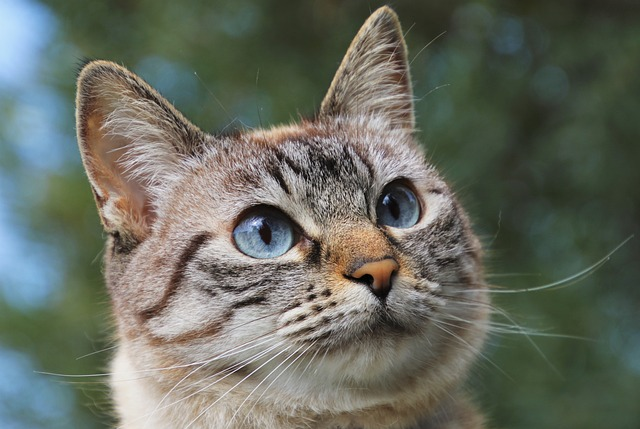
#> input picture test/cat_raw.bmp, 640 x 429 px, found by its file name; its folder holds only this picture in this run
$ python main.py
#> lines starting #> are read from the running program, lines starting #| are printed output that depends on the picture
### mini_jpeg/utils.py
import numpy as np

# Quantization matrix
Q = np.array([[16,11,10,16,24,40,51,61],
              [12,12,14,19,26,58,60,55],
              [14,13,16,24,40,57,69,56],
              [14,17,22,29,51,87,80,62],
              [18,22,37,56,68,109,103,77],
              [24,35,55,64,81,104,113,92],
              [49,64,78,87,103,121,120,101],
              [72,92,95,98,112,100,103,99],
              ])

# Matrix of zig-zag inidices for frequency blocks.
indices = np.arange(64).reshape(8,8)
order = [[] for i in range(8+8-1)]

for i in range(8):
   for j in range(8):
      s = i+j
      if s % 2 == 0:
         order[s].insert(0,indices[i,j])
      else:
         order[s].append(indices[i,j])
zigzag_order = np.concatenate(order)

quantize_block = lambda X: np.round(X/Q)

def revert_zigzag(X):
  block = np.zeros((8,8))
  for i,index in enumerate(zigzag_order):
    row, col = divmod(index, 8)
    block[row,col] = X[i]
  return block

def decode_AC_block(compressed, huffman_data):
  sorted_symbols, lens_arr = huffman_data
  code = 0
  codes = [0]
  codes_len = []
  for i,amount in enumerate(lens_arr):
    for _ in range(amount):
      codes_len.append(i+1)

  for i in range(1,len(codes_len)):
    code = (code+1) << (codes_len[i] - codes_len[i-1])
    codes.append(code)

  huffman_table = {code:symbol for symbol,code in zip(sorted_symbols,codes)}
  decoded_block = []
  for encoded_symbol,freq in compressed:
    symbol = huffman_table[encoded_symbol]
    for _ in range(symbol[0]):
      decoded_block.append(0)
    decoded_block.append(freq)
  for i in range(63-len(decoded_block)):
    decoded_block.append(0)
  return decoded_block


def zigzag(block : np.ndarray):
  return np.array([block[index] for index in zigzag_order]).astype(np.int16)

def run_length_encoding(block : np.ndarray):
  zero_freqs = 0
  SYMBOL = (15,0)
  #EOB = (0,0)
  codes = []
  indices = []
  for i,freq in enumerate(block.flatten()[1:]):
    if freq != 0:
      run_length = zero_freqs
      size = min(15, int(np.ceil(np.log2(np.abs(freq)+1))))
      codes.append((run_length,size))
      zero_freqs = 0
      indices.append(i+1)
    elif zero_freqs == 16:
      codes.append(SYMBOL)
      indices.append(i+1)
      zero_freqs = 0
    else:
      zero_freqs+=1

  # Make sure to remove redundant SYMBOLs.
  #codes.append(EOB)
  return codes, indices

# [11 lines left out: function pad_and_block, not called in this run]

def crop_and_block(img : np.ndarray):
  """ Function splits our image into chunks of 8x8 sub-matrices.
      If image's size isn't integer multiples of 8 we crop it.
  """
  M,N = img.shape
  M1, N1 = M - (M%8), N - (N%8)
  A = img[:M1, :N1]
  blocks = A.reshape(-1,8,8)
  return blocks, (M1,N1)

# [12 lines left out: functions convert_to_binary, format_table, not called in this run]

### mini_jpeg/huffman_encoding.py
from .data_structures import PriorityQueue, Node
from collections import Counter

class HuffmanEncoder:
  def __init__(self, data):
    nodes = [Node(data=x) for x in data]
    queue = PriorityQueue(nodes)
    self.root = self.generate_tree(queue)
    self.codes = self.depth_first_traverse()

  def generate_tree(self,queue):
    i = 0
    while len(queue) > 1:
      x_priority, x = queue.pull()
      y_priority, y = queue.pull()
      #print(x_priority,y_priority)

      # NOTE: I give the node a placeholder data string
      # so the Python can distinguish nodes. Otherwise
      # it overwrites the nodes in insertion due to same
      # hash of None.
      z = Node(data=f'{i}',left=x,right=y)
      x.set_parent(z)
      y.set_parent(z)
      queue.insert(z,x_priority + y_priority)
      i+=1

    root = queue.pull()[1]
    return root

  def depth_first_traverse(self):
    node = self.root
    codes = {}
    path = ''
    flag = True
    if isinstance(node.data, tuple):
      return {node.data:'0'}

    while flag:
      node.set_visited()
      left = node.get_left()
      right = node.get_right()


      if node.is_leaf():
        codes[node.get_data()] = path
        path = path[:-1] # Retreat
        node = node.get_parent()
      elif not right.is_visited():
        path += '1'
        node = node.get_right()
      elif not left.is_visited():
        path += '0'
        node = node.get_left()
      elif not node.is_root():
        path = path[:-1]
        node = node.get_parent()
      else:
        flag = False
    return codes

  # [10 lines left out: function decode, not called in this run]

  def get_codes(self):
    return self.codes

  def get_canonical_codes(self):
    table = self.codes
    sorted_symbols = sorted(table,key = lambda k: len(table[k]))
    sorted_lens = [len(code) for _,code in table.items()]
    bucket = Counter(sorted_lens)
    lens_arr = [
      bucket[i] if i in bucket else 0 for i in range(1,max(sorted_lens)+1)
    ]
    return [sorted_symbols,lens_arr]

### mini_jpeg/codec.py
import numpy as np
import matplotlib.pyplot as plt

import struct
from PIL import Image

from .utils import decode_AC_block, revert_zigzag,Q
from .cosine_transform import vectorized_inverse_DCT
FLAGS = {
    'SOI': 65496, # Start Of Image
    'SOB': 65475, # Start Of Block
    'SOLA': 65339, # Start Of Length Array,
    'SOAC': 65477, # Start Of AC
    'SODC': 65481 # Start Of DC
}

def encode_JPEG_format(filename, encoded_DC, encoded_AC, huffman_tables, img_shape):
    with open(filename, 'wb') as file:
        # Write SOI marker
        file.write(b'\xFF\xD8')
        shape_bytes = struct.pack('>HH', *img_shape)
        file.write(shape_bytes)
        # Huffman tables segment
        file.write(b'\xFF\xC4')
        file.write(len(huffman_tables).to_bytes(2, 'big'))
        #print("Written table:", huffman_tables[-1])
        #print("Written:", encoded_AC[0])
        for data in huffman_tables:
            table,len_arr = data[0],data[1]

            file.write(b'\xFF\xC3')
            for symbol in table:
                key_bytes = struct.pack('>BB',*symbol)
                file.write(key_bytes)

            file.write(b"\xFF\x3B")
            for x in len_arr:
                file.write(x.to_bytes(1,'big'))


        # AC frequencies segment
        file.write(b'\xFF\xC5')
        #print(encoded_AC[0])
        for i,block in enumerate(encoded_AC):
            start_of_block = b'\xFF\xC3'
            file.write(start_of_block)
            # [4 lines of commented-out code are left out]
            for code,freq in block:
                code,freq = int(code),int(freq)
                code_bytes = code.to_bytes(1,
                                         byteorder='big')
                freq_bytes = freq.to_bytes(2,
                                           byteorder='big',
                                           signed=True)

                file.write(code_bytes)
                file.write(freq_bytes)

        # DC frequencies segment
        file.write(b'\xFF\xC9')
        for diff in encoded_DC:
            packed_diff = struct.pack('>b',diff)
            file.write(packed_diff)

        # Write EOI marker
        file.write(b'\xFF\xD9')


def decode_JPEG_format(filename):
    with open(filename,'rb') as file:
        raw_binary = file.read()

    m,n = struct.unpack_from('>HH', raw_binary, offset=2)
    blocks_num = struct.unpack_from('>H',raw_binary, offset=8)[0]
    bytes_read, current, tables_num = 12,0,0
    huffman_tables = []
    while tables_num < blocks_num:
        table, len_arr = [],[]
        # Reading the ordered RLE encoding indices.
        while current != 65339:
            num_zeros, size = struct.unpack_from('>BB',
                                        raw_binary,
                                        offset=bytes_read)
            RLE = (num_zeros, size)
            table.append(RLE)
            bytes_read += 2
            current = struct.unpack_from('>H',
                                         raw_binary,
                                         offset=bytes_read)[0]
        bytes_read+=2
        current = struct.unpack_from('>H',
                                     raw_binary,
                                     offset=bytes_read)[0]
        # Length array contains in the n position amount of
        # codes of n-bits.
        while current not in FLAGS.values():
            bucket = struct.unpack_from('>B',
                                        raw_binary,
                                        offset=bytes_read)[0]
            len_arr.append(bucket)

            bytes_read+=1
            current = struct.unpack_from('>H',
                                     raw_binary,
                                     offset=bytes_read)[0]
        huffman_tables.append(
            [table,len_arr]
        )
        tables_num+=1
        bytes_read+=2
        current = struct.unpack_from('>H',
                                     raw_binary,
                                     offset=bytes_read)[0]

    bytes_read+=2
    current = struct.unpack_from('>H',
                                 raw_binary,
                                 offset=bytes_read)[0]
    decoded_AC = []
    for i in range(blocks_num):
        compressed_block = []
        while current not in FLAGS.values():
            encoded_symbol,freq = struct.unpack_from('>Bh',
                                          raw_binary,
                                          offset=bytes_read)
            compressed_block.append([encoded_symbol,freq])

            bytes_read+=3
            current = struct.unpack_from('>H',
                                         raw_binary,
                                         offset=bytes_read)[0]
        decoded_block = decode_AC_block(compressed_block,
                                        huffman_tables[i])
        bytes_read+=2
        current = struct.unpack_from('>H',
                                     raw_binary,
                                     offset=bytes_read)[0]
        decoded_AC.append(decoded_block)

    current = struct.unpack_from('>H',
                                 raw_binary,
                                 offset=bytes_read-2)[0]
    encoded_DC = []
    for _ in range(blocks_num):
        freq = struct.unpack_from('b',
                                  raw_binary,
                                  offset=bytes_read)[0]
        encoded_DC.append(freq)
        bytes_read+=1
    decoded_DC = np.array(encoded_DC).cumsum()

    blocks = []
    DCT_blocks = []
    for i,block in enumerate(decoded_AC):
        flattened_block = [decoded_DC[i]] + block
        block = revert_zigzag(flattened_block)
        block = block*Q
        DCT_blocks.append(block)
        block = vectorized_inverse_DCT(block).astype(np.int8)
        blocks.append(block)

    block_var = np.var(blocks,axis=(1,2))
    rimg = np.array(blocks).reshape((m,n))
    rimg = rimg + 128

    original_name = filename.split('compressed')[0][:-1] + '.bmp'
    obj = Image.open(original_name).convert('L')
    oimg = np.array(obj)
    oimg = oimg[:m,:n] # We cropped before compression

    mse = np.mean((oimg - rimg)**2)
    max_I = oimg.max()
    psnr = 20 * np.log10(max_I) - 10 * np.log10(mse)


    # Paper of interest:
    # https://www.cse.iitb.ac.in/~ajitvr/CS754_Spring2017/dct_laplacian.pdf

    fig, axes = plt.subplots(nrows=2, ncols=2)
    fig.subplots_adjust(top=0.8)

    axes[0,0].imshow(oimg,cmap=plt.get_cmap('gray'))
    axes[0,0].set_title("Original image")
    axes[0,1].imshow(rimg,cmap=plt.get_cmap('gray'))
    axes[0,1].set_title("Compressed image")
    axes[1,0].hist(decoded_DC,bins=200)
    axes[1,0].set_title("Histogram of DC frequency")
    axes[1,1].hist(block_var, bins=200)
    axes[1,1].set_title("Histogram of blocks variance")
    fig.tight_layout()
    fig.suptitle(f"PSNR: {psnr}",y=1)
    plt.show()

### mini_jpeg/data_structures.py
from collections import Counter

class PriorityQueue:
    # NOTE: Our queue will always work on fixed size arrays
    # of at most 64 elements coming from 8x8 block matrices.
    # Hence running time isn't bottlenecked by queue and we
    # implement it in array and not by heap for log complexity.
    def __init__(self, data):
      self.queue = dict(Counter(data))

    def insert(self, node, frequency):
      self.queue[node] = frequency
      #print(self.queue)

    def pull(self):
      key = min(self.queue,key=self.queue.get)
      value = self.queue[key]
      del self.queue[key]
      return (value,key)

    def __len__(self):
      return len(self.queue)

class Node:
  def __init__(self, data, parent=None, left=None, right=None, visited=False):
    self.data = data
    self.parent = parent
    self.left = left
    self.right = right
    self.visited = visited

  def is_root(self):
    return self.parent == None

  def is_leaf(self):
    return (self.left == None) and (self.right == None)

  def set_visited(self):
    self.visited = True

  def is_visited(self):
    return self.visited

  def get_data(self):
    return self.data

  def set_parent(self, node):
    self.parent = node

  def set_left(self, node):
    self.left = node

  def set_right(self, node):
    self.right = node

  def get_left(self):
    return self.left

  def get_right(self):
    return self.right

  def get_parent(self):
    return self.parent

  def __hash__(self):
    return hash(self.data)

  def __eq__(self, x):
    if isinstance(x, Node):
      return self.data == x.data
    return False

  def __repr__(self):
    return f"Node(data={self.data!r})"

### mini_jpeg/cosine_transform.py
import numpy as np
from scipy.fftpack import dct,idct


# Creates the DCT basis matrices.
# O(1) memory consumption.
# G is a 3-D tensor that contains all the 2-D basis matrices for a given 8x8 block.
# The i entry in G corresponds to the transformation for the (i//8,i%8) frequency.
DCT = lambda u,v: np.array([
    [np.cos((2*x+1)*u*np.pi * 1/16)*np.cos((2*y+1)*v*np.pi * 1/16) for x in range(8)]
    for y in range(8)]
)
G = np.array([DCT(k//8,k%8) for k in range(64)])
ALPHA = lambda u: 1/np.sqrt(2) if u == 0 else 1
MASKS= np.array([ALPHA(i//8)*ALPHA(i%8) for i in range(64)])

def vectorized_2D_DCT(X):
  block = np.einsum('ijk,jk->i',G,X)
  block = 0.25 * (block * MASKS)
  return block.reshape(8,8).T


inverse_DCT =  lambda x,y: np.array([
    [ALPHA(u)*ALPHA(v)* np.cos((2*x+1)*u*np.pi * 1/16) *np.cos((2*y+1)*v*np.pi * 1/16) for u in range(8)]
                          for v in range(8)]
)
G_inverse = np.array([inverse_DCT(k//8,k%8) for k in range(64)])

def vectorized_inverse_DCT(X):
  block = np.einsum('ijk,jk->i',G_inverse,X)
  block = 0.25 * block
  return block.reshape(8,8).T

### main.py
import numpy as np
from tqdm import tqdm


from PIL import Image
from concurrent.futures import ThreadPoolExecutor, as_completed
import os
import traceback

from mini_jpeg.huffman_encoding import *
from mini_jpeg.cosine_transform import *
from mini_jpeg.utils import *
from mini_jpeg.codec import *


NUM_THREADS = os.cpu_count()

def compress_block(block : np.ndarray):
  """
    Compression pipeline for a 8x8 block matrix.
    Pipeline:
    2D Discrete Cosine Transform ---> Quantization ---> Zigzag
    ---> RLE Encoding ---> Canonical Huffman Algorithm

    Returns:
        - DC_frequency: the leftmost frequency in the 8x8 DCT matrix. It's needed for different encoding.
        - compressed_block: the 8x8 matrix returned in compressed format after quantization and huffman encoding
        - huffman_table: the huffman table used to encode the top byte in the binary representation. It's needed to be saved for later decoding.
  """
  block = vectorized_2D_DCT(block)
  block = quantize_block(block).astype(np.int8)
  block = zigzag(block.flatten())
  DC_frequency = block[0]

  RLE_block, indices = run_length_encoding(block)

  encoder = HuffmanEncoder(RLE_block)
  sorted_symbols,lens_arr = encoder.get_canonical_codes()

  code = 0
  codes_len = []
  for i,amount in enumerate(lens_arr):
     for _ in range(amount):
        codes_len.append(i+1)

  canonical_codes = [0]
  for i in range(1,len(codes_len)):
   code = (code+1) << (codes_len[i] - codes_len[i-1])
   canonical_codes.append(code)

  table = {
      symbol:code for symbol,code in zip(sorted_symbols,canonical_codes)
  }
  compressed_block = np.array([
    [table[symbol],block[i]] for symbol,i in zip(RLE_block, indices)]
  )

  huffman_table = [sorted_symbols,lens_arr]
  return DC_frequency,compressed_block, huffman_table

def test_pipeline_block(test,img_shape):
   DC_freq, compressed_block, huffman = compress_block(test,True)
   decoded_block = decode_AC_block(compressed_block, huffman)
   DC_differences = [DC_freq]
   AC_coeffs = [compressed_block]
   huffman_tables = [huffman]

   encode_JPEG_format('test\shimon',DC_differences,AC_coeffs,huffman_tables,img_shape)
   decode_JPEG_format('test\shimon')


def process_image(path : str):
   obj = Image.open(path).convert('L')
   img = np.array(obj)
   img = img - 128
   blocks, img_shape = crop_and_block(img)

   num_blocks = blocks.shape[0]
   AC_coeffs = [None]*num_blocks
   DC_coeffs = [None]*num_blocks
   huffman_tables = [None]*num_blocks

   i = 0
   with tqdm(total=len(blocks)) as pbar:
      with ThreadPoolExecutor(max_workers=NUM_THREADS) as executor:
         future_results = {executor.submit(compress_block, blocks[i]): i for i in range(blocks.shape[i])}
         for future in as_completed(future_results):
            try:
               DC_freq, reduced_block, htable = future.result()
               index = future_results[future]
               #print(f"Processed {i}/{len(blocks)} blocks")
               AC_coeffs[index] = reduced_block
               DC_coeffs[index] = DC_freq
               huffman_tables[index] = htable
               i+=1
               pbar.update(1)
            except Exception as e:
               print(traceback.format_exc())

   #Observe the variation in DC coefficients is usually small,
   #hence if we keep only the differences we can use less bits.
   DC_differences = np.diff(DC_coeffs,n=1,prepend=[0])
   DC_differences = DC_differences.astype(np.int8)

   filename = path.split('.')[0] + '_compressed'
   dist = [len(block) for block in AC_coeffs]

   ratio = (round(sum(dist) / (len(blocks)*64),2))*100
   print(f"Compression ratio: {ratio}%")

   encode_JPEG_format(filename,DC_differences,AC_coeffs,huffman_tables, img_shape)


NAME='cat'

"""
Optimization ideas:
- Codec can be improved by handling specific AC frequency byte sizes to reduce memory overhead.
- Refactor the codec saving format to reduce redundant symbols.
- Add Numba for processing the DCT.
- Add multi-processing; allocate subsets of blocks for each core and process the subset of blocks by multi-threading.
"""
if __name__ == "__main__":
    process_image(f'test\{NAME}_raw.bmp')
#> in process_image, `obj = Image.open(path).convert('L')`:
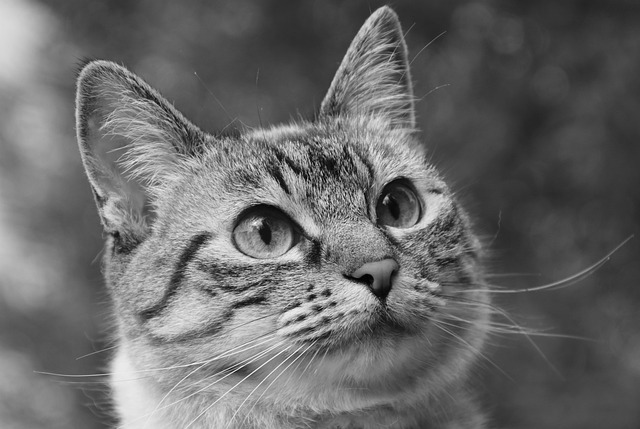
#> obj: PIL image 640x429 L; min 0, max 254, mean 104.8
#> in process_image, `img = img - 128`:
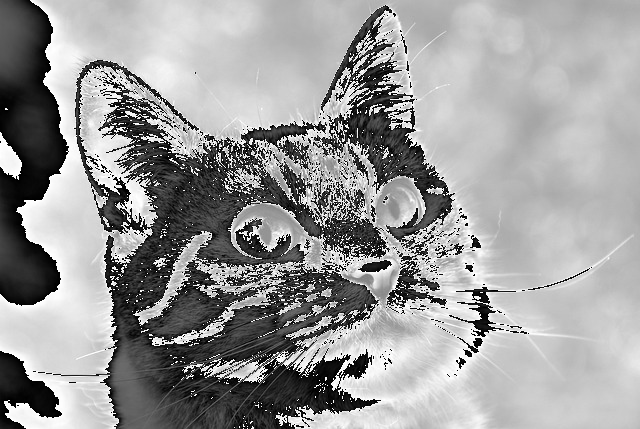
#> img: shape (429, 640); min 0, max 255, mean 154.3
#> in crop_and_block, `A = img[:M1, :N1]`:
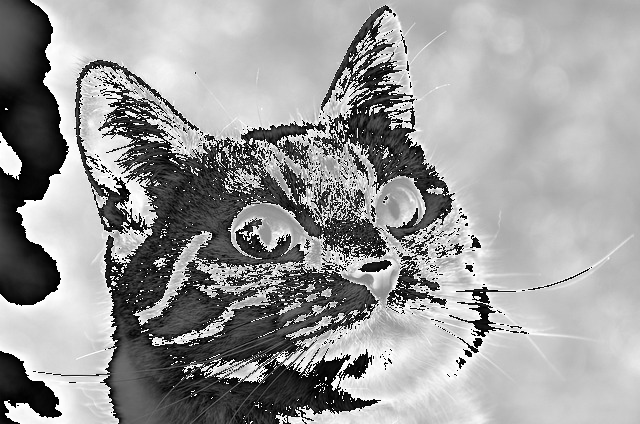
#> A: shape (424, 640); min 0, max 255, mean 154.1
#> in process_image, `blocks, img_shape = crop_and_block(img)`: img_shape = (424, 640)
#> in process_image, `future_results = {executor.submit(compress_block, blocks[i]): i for i ..`: future_results = 4240 items
#> the loop in process_image, `for future in as_completed(future_results):` made 4240 passes
#> (DC_freq, index) on passes 2 to 4: (76, 671), (31, 3942), (92, 366)
#> after the loop in process_image, `for future in as_completed(future_results):`: DC_coeffs = 4240 values, max 122 at index 3060, min 12 at index 3990, mean 77.07; huffman_tables = 4240 items; i = 4240
#> in process_image, `DC_differences = np.diff(DC_coeffs,n=1,prepend=[0])`: DC_differences = 4240 values, max 89 at index 4006, min -90 at index 3990, mean 0.0236
#> in process_image, `dist = [len(block) for block in AC_coeffs]`: dist = 4240 values, max 55 at index 1413, min 3 at index 149, mean 24.17
#> in process_image, `ratio = (round(sum(dist) / (len(blocks)*64),2))*100`: ratio = 38
#| Compression ratio: 38.0%
#> the loop in encode_JPEG_format, `for data in huffman_tables:` made 4240 passes
#> (table, len_arr) on passes 2 to 4: ([(15, 0), (0, 1), (0, 3)], [1, 2]), ([(15, 0), (0, 1), (4, 1), (0, 2), (0, 3)], [0, 3, 2]), ([(15, 0), (0, 1), (4, 1), (2, 1)], [1, 1, 2])
#> the loop in encode_JPEG_format, `for i,block in enumerate(encoded_AC):` made 4240 passes
#> block on passes 7, 10, 20: [[1, 1], [0, 0], [0, 0], [0, 0]], [[1, -3], [0, 0], [0, 0], [0, 0]], [[1, -2], [0, 0], [0, 0], [0, 0]]
#> the loop in encode_JPEG_format, `for diff in encoded_DC:` made 4240 passes
#> diff on passes 1 to 3: 68, 28, 7
    decode_JPEG_format(f'test\{NAME}_raw_compressed')
#> in decode_JPEG_format, `oimg = oimg[:m,:n]`:
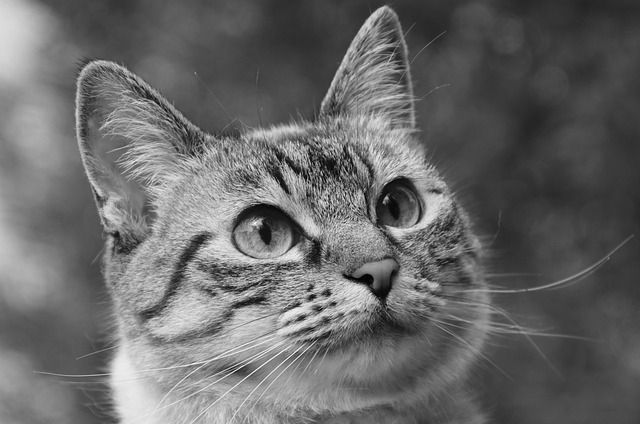
#> oimg: shape (424, 640); min 0, max 254, mean 104.7
#> in decode_JPEG_format, `mse = np.mean((oimg - rimg)**2)`: mse = 169.3
#> in decode_JPEG_format, `max_I = oimg.max()`: max_I = 254
#> in decode_JPEG_format, `psnr = 20 * np.log10(max_I) - 10 * np.log10(mse)`: psnr = 25.8
#> in decode_JPEG_format, `plt.show()`:
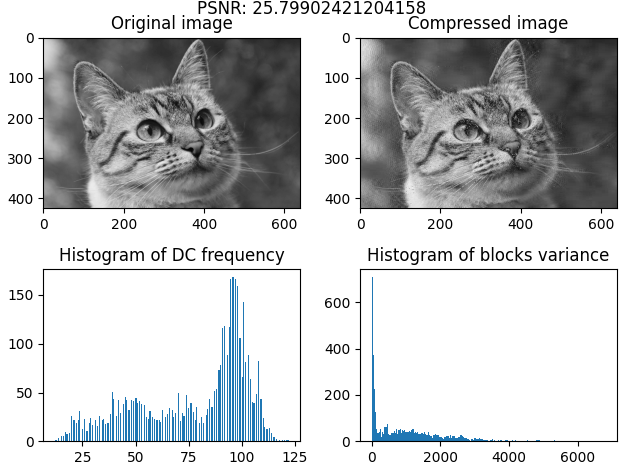
#> figure drawn by matplotlib, 4 panels; panel 3: tallest bar 168 high, from x = 95.6 to 96.15; panel 4: tallest bar 707 high, from x = 0 to 34.03
